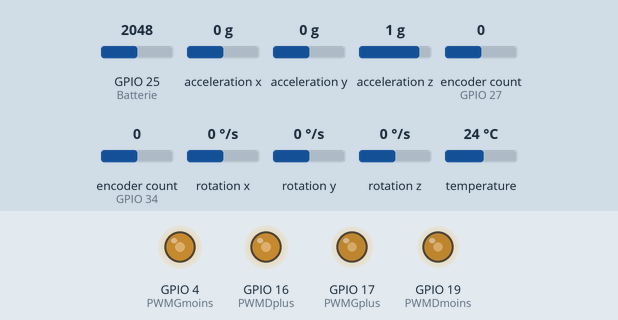
This program was run on a simulated ESP32. Shown: output pins drawn as LEDs (lit = HIGH). Inputs (shaded band) come from the test bench; at power-on: acceleration x 0 g, acceleration y 0 g, rotation z 0 °/s, GPIO 25 (Batterie) = 2048, acceleration z 1 g, encoder count (sensors on GPIO 27, GPIO 34) 0, rotation x 0 °/s, rotation y 0 °/s, temperature 24 °C. Nothing arrives over Bluetooth unless stated; what the program prints to the serial monitor is not drawn.

Above: at 1.2 s.
1.3 s: acceleration x set to -0.2 g
At 2.5 s:
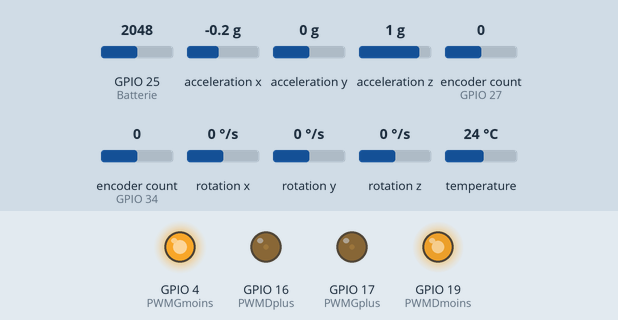
2.8 s: acceleration y set to -0.2 g
At 4.3 s:
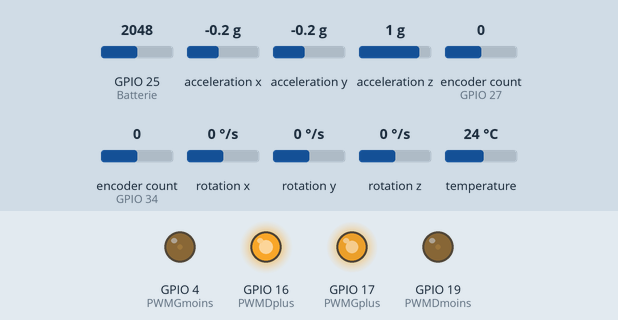
6.5 s: rotation z set to -192 °/s
At 8.7 s:
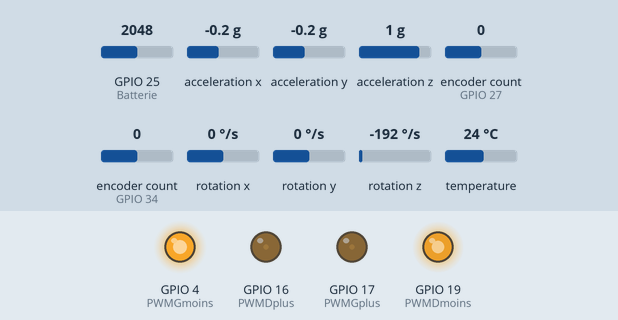
9.2 s: rotation z set to -100 °/s
At 10.03 s:
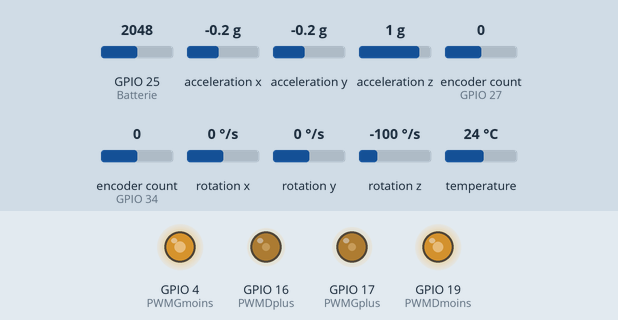
11.7 s: acceleration y set to -1.4 g
At 13.32 s:
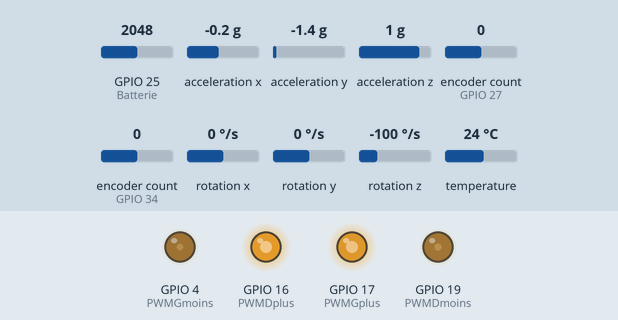
Timing chart, 0 to 19.5 s (numbered marks = the images above; inputs shaded):
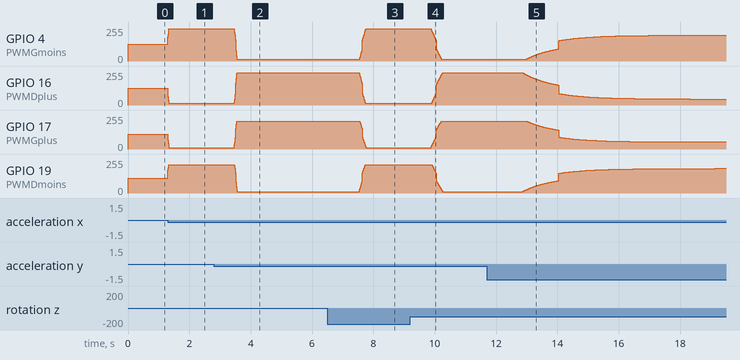

Measured:
- the behaviour switches between 0 and -0.1 g on acceleration x (found by bisection; images 0 and 1)
- the behaviour switches between 0 and -0.1 g on acceleration y (found by bisection; images 1 and 2)
- after the input at 1.3 s, GPIO 4 (PWMGmoins): 127/255 → 242/255 at once; GPIO 16 (PWMDplus): 127/255 → 13/255 at once; GPIO 17 (PWMGplus): 111/255 → 11/255 at once; GPIO 19 (PWMDmoins): 112/255 → 212/255 at once
- after the input at 2.8 s, GPIO 4 (PWMGmoins): moves from 242/255 to 13/255 over 0.09 s, starting after 0.66 s; GPIO 16 (PWMDplus): moves from 13/255 to 242/255 over 0.09 s, starting after 0.67 s
- after the input at 6.5 s, GPIO 4 (PWMGmoins): moves from 13/255 to 242/255 over 0.21 s, starting after 1.1 s; GPIO 16 (PWMDplus): moves from 242/255 to 13/255 over 0.19 s, starting after 1.0 s
- after the input at 9.2 s, GPIO 4 (PWMGmoins): moves from 242/255 to 13/255 over 0.35 s, starting after 0.68 s; GPIO 16 (PWMDplus): moves from 13/255 to 242/255 over 0.35 s, starting after 0.71 s
- after the input at 11.7 s, GPIO 4 (PWMGmoins): moves from 13/255 to 194/255 over 6.3 s, starting after 1.3 s; GPIO 16 (PWMDplus): moves from 242/255 to 45/255 over 5.5 s, starting after 1.2 s

The program:

main.cpp
```cpp
#include <Arduino.h>
#include <BluetoothSerial.h>
#include <Adafruit_MPU6050.h>
#include <Adafruit_Sensor.h>
#include <Wire.h>
#include <math.h>
#include <ESP32Encoder.h>

#define RayonRoue 0.0325 // Rayon de la roue en m

// --- Déclaration des broches moteurs ---
unsigned char PWMGplus = 17; // PWM moteur gauche (sens +)
unsigned char PWMDplus = 16; // PWM moteur droit  (sens +)

unsigned char PWMGmoins = 4;  // PWM moteur gauche (sens -)
unsigned char PWMDmoins = 19; // PWM moteur droit  (sens -)

char Batterie = 25; // Broche de mesure batterie

// --- Objets ---
BluetoothSerial SerialBT; // Communication Bluetooth
Adafruit_MPU6050 mpu;     // Capteur MPU6050

ESP32Encoder encoderL;
ESP32Encoder encoderR;

// --- Variables capteurs / filtres ---
float TetaG, TetaW;         // Angles bruts
float TetaWF, TetaGF, Teta; // Angles filtrés
char FlagCalcul = 0;        // Indique fin du calcul
float Ve, Vs = 0;
float Te = 10.0;                        // Période d'échantillonnage (ms)
float Tau = 1000.0, TauVitesse = 570.0; // Constante du filtre (ms)
float A, B;                             // Coefficients du filtre
float AVitesse, BVitesse;

// --- Mesure batterie ---
float R1 = 22000.0; // Résistance 22k
float R2 = 10000.0; // Résistance 10k
float valeurbatterie;

// --- Encodeur ---
long TetaMG, TetaMD;
long encodeur_precedentMG = 0, encodeur_presentMG = 0;
long encodeur_precedentMD = 0, encodeur_presentMD = 0;
float deltaEncodeurMG, deltaEncodeurMD, deltaMoyenne;
float deltaEncodeurMG_Angulaire, deltaEncodeurMD_Angulaire, vitesseLineaire, vitesseLineaireF;
int TetaMG_par_Tick, TetaMD_par_Tick;
const float Nb_de_ticks = 748.0;

// --- PID ---
// Position
float kpPosition = 3.19, kdPosition = 0.034;
float erreurTeta;
volatile float TetaConsigne = 0.0;
// Vitesse
float kpVitesse = 6.94, kdVitesse = 1.94;
float erreurVitesse, deriveVitesse = 0, erreurPrecedentVitesse = 0;
float VitesseConsigne = 0.0;

float Ec ,EcG, EcD, CO1Positif = 0.143, CO2Positif = 0.087, CO1Negatif = 0.098, CO2Negatif = 0.16, CoeffPositif = 0.87, CoeffNegatif = 0.876;                                                            // Sortie du correcteur
int dutyCyclePositifG, dutyCyclePositifD,dutyCycleNegatifG, dutyCycleNegatifD,  offsetplusG, offsetplusD, offsetmoinsG, offsetmoinsD; // PWM moteurs

// --- PWM ---
unsigned int frequence = 20000; // 20 kHz
unsigned char MOTGplus = 0;     // Canal PWM moteur gauche +
unsigned char MOTDplus = 1;     // Canal PWM moteur droit  +
unsigned char MOTGmoins = 2;    // Canal PWM moteur gauche -
unsigned char MOTDmoins = 3;    // Canal PWM moteur droit  -
unsigned char resolution = 10;  // Résolution 10 bits (0–1023)


// --- Tâche de contrôle du gyropode ---
void controle(void *parameters)
{
  TickType_t xLastWakeTime;            // Temps de réveil FreeRTOS
  xLastWakeTime = xTaskGetTickCount(); // Initialisation


  while (1)
  {
    // --- Lecture MPU6050 ---
    sensors_event_t a, g, temp;  // Objets pour stocker mesures
    mpu.getEvent(&a, &g, &temp); // Lecture capteur

    // --- MPU6050 ---
    // Calcul angle via accéléromètre
    TetaG = -atan2(a.acceleration.y, a.acceleration.x); // Angle brut
    TetaGF = A * TetaG + B * TetaGF;                    // Filtre passe-bas


    // Calcul angle via gyroscope
    TetaW = g.gyro.z * Tau / 1000;   // Intégration gyro
    TetaWF = A * TetaW + B * TetaWF; // Filtre passe-bas


    // Fusion des deux angles
    Teta = TetaWF + TetaGF; // Angle final (radians)


    TetaMG = encoderL.getCount(); // Position Angulaire Moteur Gauche
    TetaMD = encoderR.getCount(); // Position Angulaire Moteur Droit


    deltaEncodeurMG = ((float)TetaMG - (float)encodeur_precedentMG) / ((Te / 1000.0)); // VitesseMoteur Gauche en (rad/s)
    deltaEncodeurMD = ((float)TetaMD - (float)encodeur_precedentMD) / ((Te / 1000.0)); // VitesseMoteur Droit en (rad/s)

    deltaEncodeurMG_Angulaire = deltaEncodeurMG * (2.0 * PI / Nb_de_ticks); // Vitesse Angulaire Moteur Gauche en (rad/s)
    deltaEncodeurMD_Angulaire = deltaEncodeurMD * (2.0 * PI / Nb_de_ticks); // Vitesse Angulaire Moteur Droit en (rad/s)


    deltaMoyenne = (deltaEncodeurMG_Angulaire + deltaEncodeurMD_Angulaire) / 2.0;


    vitesseLineaire = deltaMoyenne * RayonRoue; // Vitesse Linéaire des Moteurs en (m/s)
    vitesseLineaireF = AVitesse * vitesseLineaire + BVitesse * vitesseLineaireF;


    // --- Asservissement du Gyropode ---
    // Calcul des variables de Asservissement de Vitesse
    erreurVitesse = VitesseConsigne - vitesseLineaireF;     // Erreur de la Vitesse
    deriveVitesse = erreurVitesse - erreurPrecedentVitesse; // Dérivé du kdVitesse
    erreurPrecedentVitesse = erreurVitesse;


    // Asservissement Vitesse
    TetaConsigne = kpVitesse * erreurVitesse + kdVitesse * deriveVitesse;

    TetaConsigne = constrain(TetaConsigne, -2.0 / 180 * PI, 2.0 / 180 * PI);

    erreurTeta = TetaConsigne - Teta; // Erreur de Position

    // Asservissement Position
    Ec = -kpPosition * erreurTeta + kdPosition * g.gyro.z; // Sortie du correcteur


    EcG = Ec;
    EcD = Ec;

    if (EcG > 0) EcG += CO1Positif; // Compensation Force de frottement Sec EcG
    if (EcG < 0) EcG -= CO1Negatif; // Compensation Force de frottement Sec


    if (EcD > 0) EcD += CO2Positif; // Compensation Force de frottement Sec EcD
    if (EcD < 0) EcD -= CO2Negatif; // Compensation Force de frottement Sec

    if (EcG >0.45) EcG = 0.45; // Saturation à 95% du programme EcG
    if (EcG <-0.45) EcG = -0.45;

    if (EcD >= 0.45) EcD = 0.45; // Saturation à 95% du programme EcD
    if (EcD < -0.45) EcD = -0.45;

    // --- Conversion en PWM ---
    dutyCyclePositifG = (0.5 + EcG) * 1023 * CoeffPositif;
    dutyCyclePositifD = (0.5 + EcD) * 1023; // PWM sens +

    dutyCycleNegatifG = (0.5 - EcG) * 1023;
    dutyCycleNegatifD = (0.5 - EcD) * 1023* CoeffNegatif; // PWM sens +

    ledcWrite(MOTGplus, dutyCyclePositifG + offsetplusG); // Moteur droit  +
    ledcWrite(MOTDplus, dutyCyclePositifD + offsetplusD);
    ledcWrite(MOTGmoins, dutyCycleNegatifG + offsetmoinsG); // Moteur gauche -
    ledcWrite(MOTDmoins, dutyCycleNegatifD + offsetmoinsD); // Moteur droit  -


    encodeur_precedentMG = TetaMG; // Memorisation TetaMG
    encodeur_precedentMD = TetaMD;
    valeurbatterie = (((3.3 / 4095.0) * analogRead(Batterie) * (R1 + R2)) / R2) + 0.3; // Memorisation TetaMD
    // --- Fin du cycle ---
    FlagCalcul = 1;                                     // Indique que les calculs sont faits
    vTaskDelayUntil(&xLastWakeTime, pdMS_TO_TICKS(Te)); // Attente période
  }
}

/*void Vin(void *parameters)                                              // Tâche pour la lecture de la tension de la batterie
{
  Ve = 1;
  while (1)
  {
    valeurbatterie = (((3.3/4095.0)*analogRead(Batterie)*(R1+R2))/R2) + 0.3;
    vTaskDelay(pdMS_TO_TICKS(1000));
  }
}
*/

void setup()
{
  Serial.begin(115200);
  SerialBT.begin("Gyro_AHM_TOURE");
  encoderL.attachHalfQuad(34, 35);
  encoderR.attachHalfQuad(27, 13);
  // --- Configuration PWM ---
  ledcSetup(MOTGplus, frequence, resolution);
  ledcSetup(MOTDplus, frequence, resolution);

  ledcSetup(MOTGmoins, frequence, resolution);
  ledcSetup(MOTDmoins, frequence, resolution);

  // --- Assignation des broches ---
  ledcAttachPin(PWMGplus, MOTGplus);
  ledcAttachPin(PWMDplus, MOTDplus);
  ledcAttachPin(PWMGmoins, MOTGmoins);
  ledcAttachPin(PWMDmoins, MOTDmoins);

  // --- Initialisation MPU6050 ---
  if (!mpu.begin())
  {
    Serial.println("Failed to find MPU6050 chip");
    while (1)
    {
      delay(10);
    }
  }
  Serial.println("MPU6050 Found!");

  // --- Création tâche contrôle ---
  xTaskCreate(
      controle,
      "controle",
      10000,
      NULL,
      10,
      NULL);

  // --- Calcul coefficients filtre ---
  A = 1 / (1 + Tau / Te);
  B = Tau / Te * A;

  AVitesse = 1 / (1 + TauVitesse / Te);
  BVitesse = TauVitesse / Te * A;
}


// --- Réception commandes série ---
void reception(char ch)
{
  static int i = 0;
  static String chaine = "";
  String commande;
  String valeur;
  int index, length;


  if (ch == '*')
  {
    index = chaine.indexOf(' ');
    length = chaine.length();


    if (index == -1)
    {
      commande = chaine;
      valeur = "";
    }
    else
    {
      commande = chaine.substring(0, index);
      valeur = chaine.substring(index + 1, length);
    }


    // --- Commandes dynamiques ---
    if (commande == "Tau") // Acquisition Valeur du Tau via TermMecatro
    {
      Tau = valeur.toFloat();
      A = 1 / (1 + Tau / Te);
      B = Tau / Te * A;
    }


    if (commande == "TauVitesse") // Acquisition Valeur du Tau via TermMecatro
    {
      TauVitesse = valeur.toFloat();
      AVitesse = 1 / (1 + TauVitesse / Te);
      BVitesse = TauVitesse / Te * AVitesse;
    }


    if (commande == "Te") // Acquisition Valeur du Te via TermMecatro
    {
      Te = valeur.toInt();
      A = 1 / (1 + Tau / Te);
      B = Tau / Te * A;
    }


    if (commande == "kpPosition") kpPosition = valeur.toFloat() /100; // Acquisition Valeur du kpPosition via TermMecatro
    if (commande == "kdPosition") kdPosition = valeur.toFloat() /1000; // Acquisition Valeur du kdPosition via TermMecatro

    if (commande == "kpVitesse") kpVitesse = valeur.toFloat() / 100; // Acquisition Valeur du kpVitesse via TermMecatro
    if (commande == "kdVitesse") kdVitesse = valeur.toFloat() / 1000; // Acquisition Valeur du kdVitesse via TermMecatro

    if (commande == "CO1Positif") CO1Positif = valeur.toFloat()/1000; // Compensation des forces de Frottements
    if (commande == "CO2Positif") CO2Positif = valeur.toFloat()/1000; // Compensation des forces de Frottements


    if (commande == "CO1Negatif") CO1Negatif = valeur.toFloat()/1000; // Compensation des forces de Frottements
    if (commande == "CO2Negatif") CO2Negatif = valeur.toFloat()/1000; // Compensation des forces de Frottements
    if (commande == "Coeff") CoeffNegatif = valeur.toFloat()/1000; // Compensation des forces de Frottements


    if (commande == "offsetgaucheplus")
      offsetplusG = valeur.toFloat();
    if (commande == "Z")
    {
      VitesseConsigne = 0.009;
    } // Liaison Bluetooth "Avancer"
    if (commande == "S")
      VitesseConsigne = -0.008; // Liaison Bluetooth "Reculer"
    if (commande == "z" || commande == "s")
     { VitesseConsigne = 0.0;
     } // Liaison Bluetooth "Ni Avancer Ni Reculer"
    if (commande == "L")
      offsetplusD = 800; // Liaison Bluetooth "Aller a Gauche"
    if (commande == "l")
      offsetplusD = 0;
    if (commande == "R")
      offsetplusG = 800; // Liaison Bluetooth "Aller a Gauche"
    if (commande == "r")
      offsetplusG = 0;


    Serial.printf("%.2f %f\n", kpVitesse, kdVitesse);


    chaine = "";
  }
  else
  {
    chaine += ch;
  }
}


// --- Boucle principale ---
void loop()
{
  while (SerialBT.available() > 0)
  {
    reception(SerialBT.read());
  }

  if (FlagCalcul == 1)
  {
    SerialBT.printf("w%f\n*", valeurbatterie);
    SerialBT.printf("b%f\n*", kpVitesse);
    SerialBT.printf("p%f\n*", kdVitesse);


    FlagCalcul = 0;
  }
}
```
